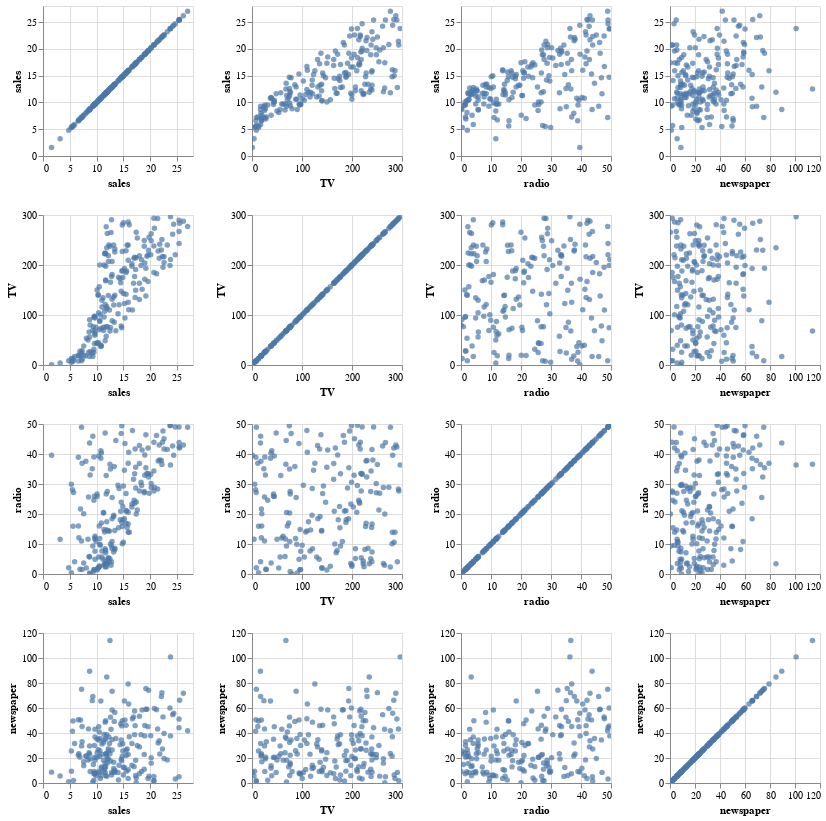

Notebook code for this chart:
### Code cell
alt.Chart(df).mark_circle().encode(
    alt.X(alt.repeat("column"), type='quantitative'),
    alt.Y(alt.repeat("row"), type='quantitative')
).properties(
    width=150,
    height=150
).repeat(
    row=['sales', 'TV', 'radio', 'newspaper'],
    column=['sales', 'TV', 'radio', 'newspaper']
).interactive()

### Figure 1 — Vega-Lite specification as saved in the notebook (floating-point values rounded to 4 significant figures; data arrays with more than 128 entries replaced by an {"elided": "..."} marker saying what was removed)
{"config": {"view": {"continuousWidth": 400, "continuousHeight": 300}}, "repeat": {"column": ["sales", "TV", "radio", "newspaper"], "row": ["sales", "TV", "radio", "newspaper"]}, "spec": {"data": {"name": "data-b0883ae1f7a956448e153efbe5be0b07"}, "mark": "circle", "encoding": {"x": {"field": {"repeat": "column"}, "type": "quantitative"}, "y": {"field": {"repeat": "row"}, "type": "quantitative"}}, "height": 150, "selection": {"selector001": {"type": "interval", "bind": "scales", "encodings": ["x", "y"]}}, "width": 150}, "$schema": "https://vega.github.io/schema/vega-lite/v4.17.0.json", "datasets": {"data-b0883ae1f7a956448e153efbe5be0b07": {"elided": "200 records"}}}
